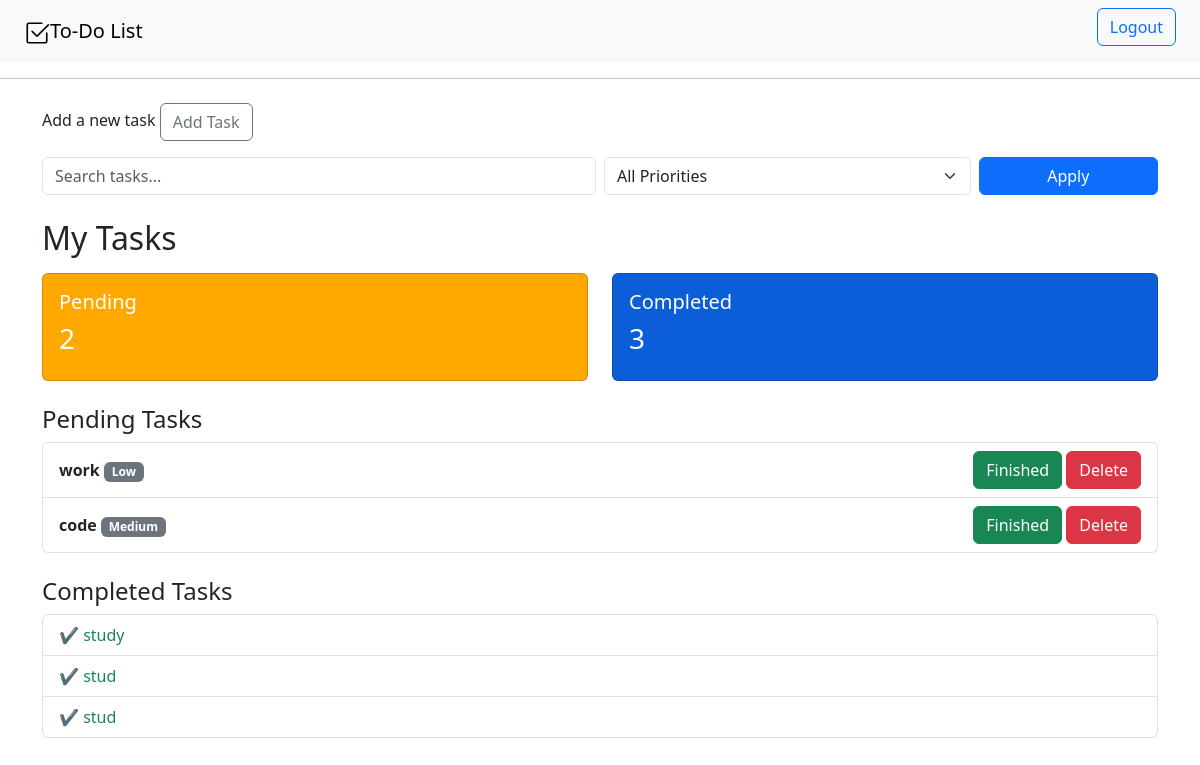
The app's page / (signed in) with its own data.
### tasks/models.py (models this page shows, shortened)
class Task(models.Model):
    priority_choices = [
        ('Low', 'Low'),
        ('Medium', 'Medium'),
        ('High', 'High'),
    ]
    user = models.ForeignKey(User, on_delete=models.CASCADE)
    title = models.CharField(max_length=200)
    category = models.CharField(max_length=50, blank=True)
    priority = models.CharField(max_length=10, choices=priority_choices, default='Medium')
    completed = models.BooleanField(default=False)
    created_at = models.DateTimeField(auto_now_add=True)

### tasks/views.py (the view)
# urls.py: path('', views.dashboard, name='dashboard'),
@login_required
def dashboard(request):
    query = request.GET.get('q', '')
    priority = request.GET.get('priority', '')
    tasks = Task.objects.filter(user=request.user)
    if query:
        tasks = tasks.filter(title__icontains=query)
    if priority:
        tasks = tasks.filter(priority=priority)
    pending = tasks.filter(completed=False)
    completed = tasks.filter(completed=True)
    return render(request, 'tasks/dashboard.html', {
        'pending_tasks': pending,
        'completed_tasks': completed,
        'pending_count': pending.count(),
        'completed_count': completed.count(),
        'query': query,
    })

### templates/tasks/dashboard.html (shortened to what this page needs)
{% extends 'base.html' %}
{% block content %}
<div class="container mt-4">
    <p>Add a new task
    <a class="btn btn-outline-secondary" href="{% url 'add-task' %}">Add Task</a>
        </p>
    <form method="get" class="row g-2 mb-4">
        <div class="col-md-6">
            <input
                type="text"
                name="q"
                value="{{ query }}"
                class="form-control"
                placeholder="Search tasks..."
            >
        </div>
        <div class="col-md-4">
            <select name="priority" class="form-select">
                <option value="">All Priorities</option>
            </select>
        </div>
        <div class="col-md-2">
            <button class="btn btn-primary w-100">Apply</button>
        </div>
    </form>
    <h2 class="mb-3">My Tasks</h2>
    <div class="row mb-4">
        <div class="col-md-6">
            <div class="card card-pending">
                <div class="card-body">
                    <h5 class="card-title">Pending</h5>
                    <h3>{{ pending_count }}</h3>
                </div>
            </div>
        </div>
        <div class="col-md-6">
            <div class="card card-completed">
                <div class="card-body">
                    <h5 class="card-title">Completed</h5>
                    <h3>{{ completed_count }}</h3>
                </div>
            </div>
        </div>
    </div>
    <h4 class="mb-2">Pending Tasks</h4>
    <ul class="list-group mb-4">
        {% for task in pending_tasks %}
        <li class="list-group-item d-flex justify-content-between align-items-center">
            <div>
                <strong>{{ task.title }}</strong>
                <span class="badge bg-secondary">{{ task.priority }}</span>
            </div>
            <div>
                <a href="{% url 'toggle-status' task.id %}" class="btn btn-md btn-success">Finished</a>
                <a href="{% url 'delete-task' task.id %}" class="btn btn-md btn-danger">Delete</a>
            </div>
        </li>
        {% empty %}
        <li class="list-group-item text-muted">No pending tasks</li>
        {% endfor %}
    </ul>
    <h4 class="mb-2">Completed Tasks</h4>
    <ul class="list-group">
        {% for task in completed_tasks %}
        <li class="list-group-item text-success">
            ✔ {{ task.title }}
        </li>
        {% empty %}
        <li class="list-group-item text-muted">No completed tasks</li>
        {% endfor %}
    </ul>
</div>
{% endblock %}

### tasks/static/css/custom.css (style rules this page uses)
.card.card-pending { background-color:#FFA900 !important; color: white; }
.card.card-completed { background-color:#0B5ED7 !important; color: white; }

### records on screen
Task: title "work", priority "Low"
Task: title "code", priority "Medium"
Task: title "study"
Task: title "stud"
Task: title "stud"

### other values on screen
{{ pending_count }} "2"
{{ completed_count }} "3"
